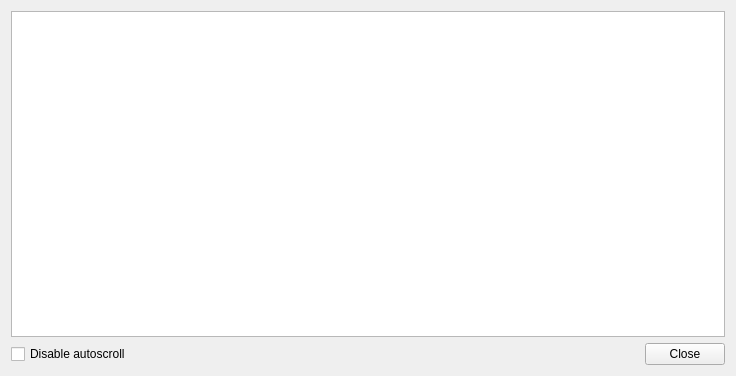
<?xml version="1.0" encoding="UTF-8"?>
<ui version="4.0">
 <class>CLogDisplay</class>
 <widget class="QWidget" name="CLogDisplay">
  <property name="geometry">
   <rect>
    <x>0</x>
    <y>0</y>
    <width>736</width>
    <height>376</height>
   </rect>
  </property>
  <property name="windowTitle">
   <string>JPReader message log</string>
  </property>
  <layout class="QVBoxLayout" name="verticalLayout">
   <item>
    <widget class="QTextEdit" name="logView">
     <property name="lineWrapMode">
      <enum>QTextEdit::NoWrap</enum>
     </property>
    </widget>
   </item>
   <item>
    <layout class="QHBoxLayout" name="horizontalLayout">
     <item>
      <widget class="QCheckBox" name="checkScrollLock">
       <property name="text">
        <string>Disable autoscroll</string>
       </property>
      </widget>
     </item>
     <item>
      <spacer name="horizontalSpacer">
       <property name="orientation">
        <enum>Qt::Horizontal</enum>
       </property>
       <property name="sizeHint" stdset="0">
        <size>
         <width>40</width>
         <height>20</height>
        </size>
       </property>
      </spacer>
     </item>
     <item>
      <widget class="QPushButton" name="buttonClose">
       <property name="text">
        <string>Close</string>
       </property>
      </widget>
     </item>
    </layout>
   </item>
  </layout>
 </widget>
 <tabstops>
  <tabstop>checkScrollLock</tabstop>
  <tabstop>buttonClose</tabstop>
 </tabstops>
 <resources/>
 <connections>
  <connection>
   <sender>buttonClose</sender>
   <signal>clicked()</signal>
   <receiver>CLogDisplay</receiver>
   <slot>hide()</slot>
   <hints>
    <hint type="sourcelabel">
     <x>524</x>
     <y>365</y>
    </hint>
    <hint type="destinationlabel">
     <x>358</x>
     <y>274</y>
    </hint>
   </hints>
  </connection>
 </connections>
</ui>
